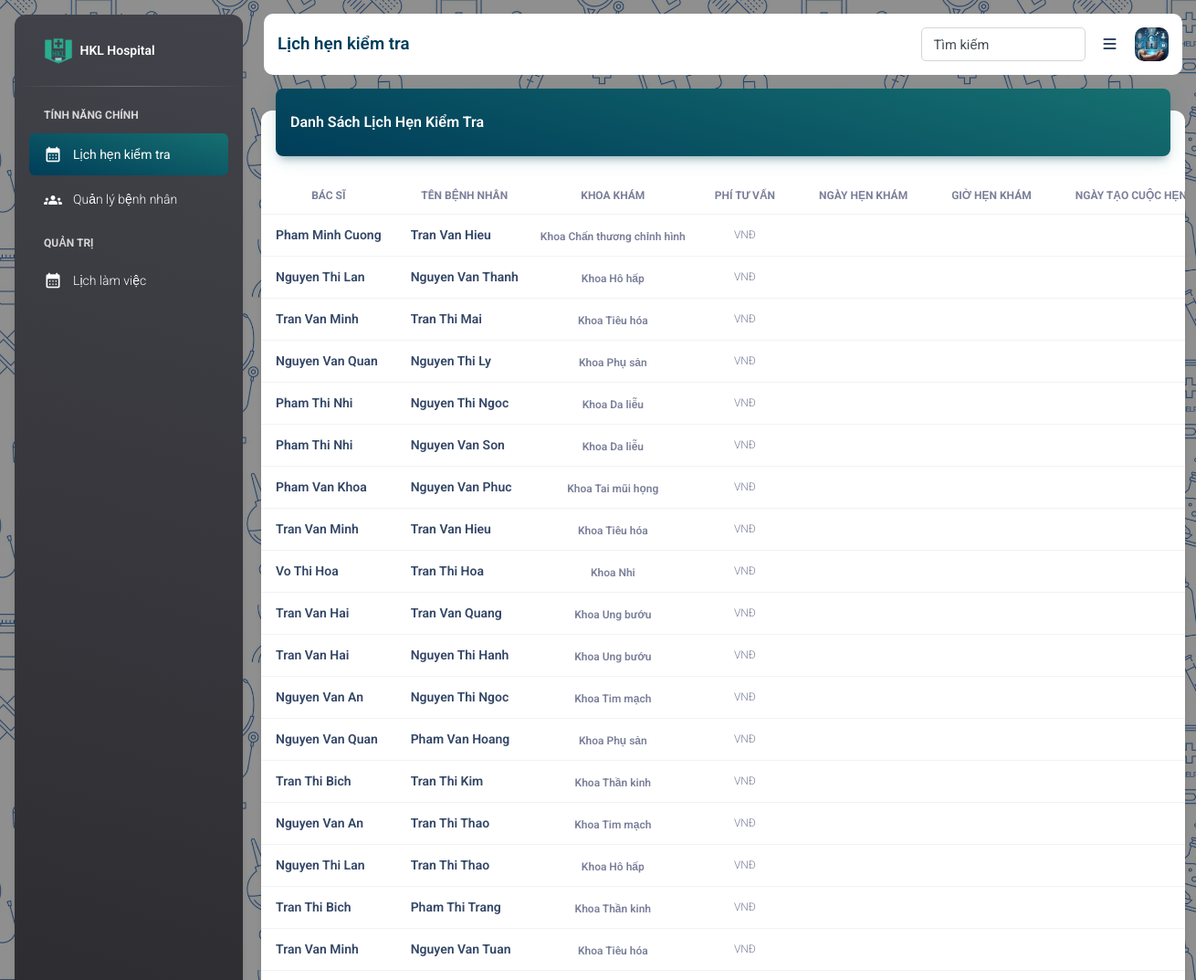
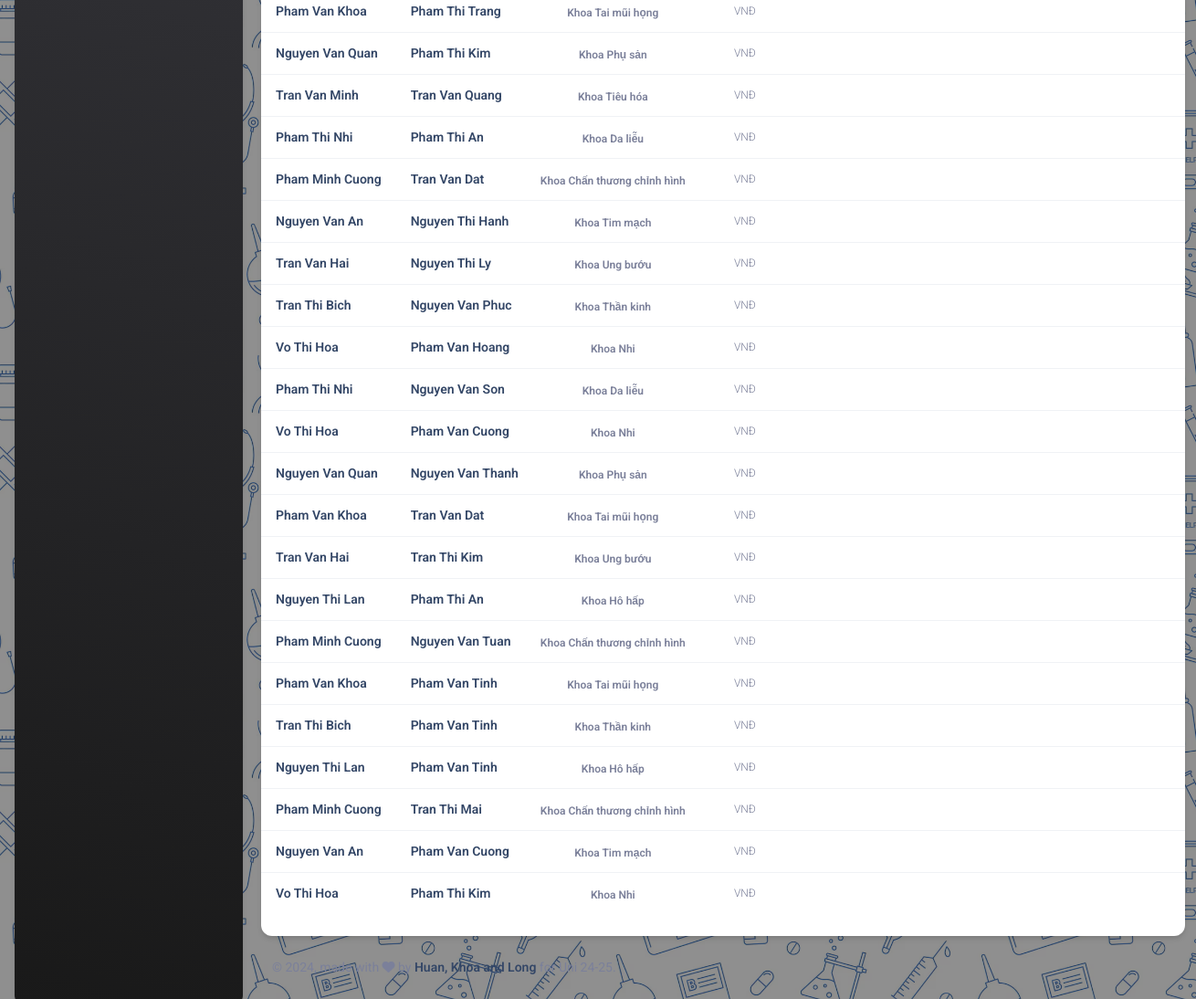
Screenshot of /role-doctor/schedule.php (signed in) with the database file from the repository (2 pictures, top to bottom).
### tables this page shows
CREATE TABLE `fact_appointment` (
  `appointment_id` int(11) NOT NULL,
  `doctor_id` int(11) DEFAULT NULL,
  `patient_id` int(11) DEFAULT NULL,
  `specialty_id` int(11) DEFAULT NULL,
  `cons_fee` int(11) DEFAULT NULL,
  `booking_date` varchar(255) DEFAULT NULL,
  `booking_time` varchar(255) DEFAULT NULL,
  `created_at` timestamp NULL DEFAULT current_timestamp(),
  `updated_at` timestamp NULL DEFAULT NULL ON UPDATE current_timestamp(),
  `city` varchar(255) DEFAULT NULL,
  `address` varchar(255) DEFAULT NULL,
  `doctor_status` int(11) DEFAULT NULL,
  `patient_status` int(11) DEFAULT NULL
);

CREATE TABLE `dim_user` (
  `user_id` int(11) NOT NULL,
  `user_name` varchar(255) DEFAULT NULL,
  `password` varchar(255) DEFAULT NULL,
  `email_address` varchar(255) DEFAULT NULL,
  `contact_no` bigint(11) DEFAULT NULL,
  `full_name` varchar(255) DEFAULT NULL,
  `created_at` timestamp NULL DEFAULT current_timestamp(),
  `updated_at` timestamp NULL DEFAULT NULL ON UPDATE current_timestamp(),
  `gender` varchar(25) DEFAULT NULL,
  `city` varchar(255) DEFAULT NULL,
  `address` varchar(255) DEFAULT NULL,
  `role` varchar(50) DEFAULT NULL,
  `specialty_id` int(11) DEFAULT NULL,
  `pricing` varchar(255) DEFAULT NULL,
  `oauth_google` varchar(255) DEFAULT NULL,
  `oauth_facebook` varchar(255) DEFAULT NULL
);

CREATE TABLE `dim_specialties` (
  `specialty_id` int(11) NOT NULL,
  `specialty_name` varchar(255) DEFAULT NULL,
  `description` varchar(255) DEFAULT NULL,
  `note` varchar(255) DEFAULT NULL,
  `created_at` timestamp NULL DEFAULT current_timestamp(),
  `updated_at` timestamp NULL DEFAULT NULL ON UPDATE current_timestamp()
);

### role-doctor/sess-check.php (called while the page is built, shortened)
<?php
   include SITE_ROOT . ('/HMS-Nhom11/assets/include/config.php');
   $user_id = $_SESSION['auth_user_id'];
   $user_check = "SELECT * FROM `dim_user` WHERE user_id = $user_id";
   $user_auth = mysqli_query($conn, $user_check);
   $user_auth_data = mysqli_fetch_assoc($user_auth);
   $auth_user_id = $user_auth_data['user_id'];
?>

### role-doctor/schedule.php (the view, shortened to what this page needs)
<?php
include('sess-check.php');
include SITE_ROOT . ('/HMS-Nhom11/assets/include/config.php');
include SITE_ROOT . ('/HMS-Nhom11/assets/include/header.php');
?>
<head>
</head>
<body class="g-sidenav-show"
    style="background-image: url('../assets/image/Hospital_Seamless1.png'); background-size: 400px 400px;">
    <aside
        class="sidenav navbar navbar-vertical navbar-expand-xs border-0 border-radius-xl my-3 fixed-start ms-3 bg-gradient-dark"
        id="sidenav-main">
        <div class="sidenav-header">
            <a class="navbar-brand m-0" href=" https://demos.creative-tim.com/material-dashboard/pages/dashboard "
                target="_blank">
                <img src="../assets/image/logo01-sq.png" class="navbar-brand-img h-100" alt="main_logo">
                <span class="ms-1 font-weight-bold text-white">HKL Hospital</span>
            </a>
        </div>
        <hr class="horizontal light mt-0 mb-2">
        <div class="collapse navbar-collapse  w-auto " id="sidenav-collapse-main">
            <ul class="navbar-nav">
                <li class="nav-item mt-3">
                    <h6 class="ps-4 ms-2 text-uppercase text-xs text-white font-weight-bolder opacity-8">Tính năng chính
                    </h6>
                </li>
                <li class="nav-item">
                    <a class="nav-link text-white active bg-gradient-primary" href="schedule.php">
                        <div class="text-white text-center me-2 d-flex align-items-center justify-content-center">
                            <i class="material-icons opacity-10">calendar_month</i>
                        </div>
                        <span class="nav-link-text ms-1">Lịch hẹn kiểm tra</span>
                    </a>
                </li>
                <li class="nav-item">
                    <a class="nav-link text-white" href="patient.php">
                        <div class="text-white text-center me-2 d-flex align-items-center justify-content-center">
                            <i class="material-icons opacity-10">groups</i>
                        </div>
                        <span class="nav-link-text ms-1">Quản lý bệnh nhân</span>
                    </a>
                </li>
                <li class="nav-item mt-3">
                    <h6 class="ps-4 ms-2 text-uppercase text-xs text-white font-weight-bolder opacity-8">Quản trị
                    </h6>
                </li>
                <li class="nav-item">
                    <a class="nav-link text-white" href="work_hour.php">
                        <div class="text-white text-center me-2 d-flex align-items-center justify-content-center">
                            <i class="material-icons opacity-10">calendar_month</i>
                        </div>
                        <span class="nav-link-text ms-1">Lịch làm việc</span>
                    </a>
                </li>
            </ul>
        </div>
    </aside>
    <main class="main-content border-radius-lg ">
        <div class="custom-navbar">
          <div class="nav-left">
            Lịch hẹn kiểm tra
          </div>
          <div class="nav-right">
            <div class="nav-item">
              <div class="custom-input" style="width: 180px">
                <input type="text" placeholder="Nhập từ khoá">
                <label>Tìm kiếm</label>
              </div>
            </div>
            <div class="nav-item">
              <a href="javascript:;" id="iconNavbarSidenav">
                <i class="fa-solid fa-bars"></i>
              </a>
            </div>
            <div class="nav-item">
              <div class="dropdown custom-dropdown">
                <button class="button-avatar dropdown-toggle" data-bs-toggle="dropdown">
                  <img src="../assets/image/user login image.png" alt="profile_image">
                </button>
              </div>
            </div>
          </div>
        </div>
        <div class="container-fluid py-4">
            <div class="row">
                <div class="col-12">
                    <div class="card">
                        <div class="card-header p-0 position-relative mt-n4 mx-3 z-index-2">
                            <div class="bg-gradient-primary shadow-primary border-radius-lg pt-4 pb-3">
                                <h6 class="text-white text-capitalize ps-3">Danh sách lịch hẹn kiểm tra</h6>
                            </div>
                        </div>
                        <div class="card-body px-0 pb-2">
                            <div class="custom-table">
                                <table class="table">
                                    <thead>
                                        <tr>
                                            <th
                                                class="text-center text-uppercase text-secondary text-xs font-weight-bolder opacity-7">
                                                Bác sĩ</th>
                                            <th
                                                class="text-center text-uppercase text-secondary text-xs font-weight-bolder opacity-7">
                                                Tên bệnh nhân</th>
                                            <th
                                                class="text-center text-uppercase text-secondary text-xs font-weight-bolder opacity-7">
                                                Khoa khám</th>
                                            <th
                                                class="text-center text-uppercase text-secondary text-xs font-weight-bolder opacity-7">
                                                Phí tư vấn</th>
                                            <th
                                                class="text-center text-uppercase text-secondary text-xs font-weight-bolder opacity-7">
                                                Ngày hẹn khám</th>
                                            <th
                                                class="text-center text-uppercase text-secondary text-xs font-weight-bolder opacity-7">
                                                Giờ hẹn khám</th>
                                            <th
                                                class="text-center text-uppercase text-secondary text-xs font-weight-bolder opacity-7">
                                                Ngày tạo cuộc hẹn</th>
                                        </tr>
                                    </thead>
                                    <tbody>
                                        <?php
                                        $sql = "SELECT ptn.user_id AS patient_id,
                                            app.appointment_id AS appt_id,
                                            ptn.full_name AS patient_name,
                                            dct.full_name AS doctor_name,
                                            spc.specialty_name,
                                            app.booking_date,
                                            app.booking_time,
                                            app.cons_fee,
                                            app.created_at
                                        FROM fact_appointment app
                                        LEFT JOIN dim_user ptn ON app.patient_id = ptn.user_id
                                        LEFT JOIN dim_user dct ON app.doctor_id = dct.user_id
                                        LEFT JOIN dim_specialties spc ON app.specialty_id = spc.specialty_id
                                        -- WHERE ptn.user_id = $auth_user_id
                                        ORDER BY app.booking_date DESC, app.booking_time DESC; ";
                                        $result = $conn->query($sql);
                                        if ($result->num_rows > 0) {
                                            while ($row = $result->fetch_assoc()) {
                                                $ptn = $row["patient_name"];
                                                $dtn = $row["doctor_name"];
                                                $spn = $row["specialty_name"];
                                                ?>
                                                <tr>
                                                    <td class="align-middle text-center">
                                                        <div class="d-flex px-2 py-1">
                                                            <div class="d-flex flex-column justify-content-center">
                                                                <h6 class="mb-0 text-sm"><?php echo $dtn; ?></h6>
                                                            </div>
                                                        </div>
                                                    </td>
                                                    <td class="align-middle text-center">
                                                        <div class="d-flex px-2 py-1">
                                                            <div class="d-flex flex-column justify-content-center">
                                                                <h6 class="mb-0 text-sm"><?php echo $ptn; ?></h6>
                                                            </div>
                                                        </div>
                                                    </td>
                                                    <td class="align-middle text-center">
                                                        <span class="text-xs font-weight-bold mb-0"><?php echo $spn; ?></span>
                                                    </td>
                                                    <td class="align-middle text-center">
                                                        <p class="text-xs text-secondary mb-0">VNĐ</p>
                                                    </td>
                                                    <td class="align-middle text-center">
                                                    </td>
                                                    <td class="align-middle text-center">
                                                    </td>
                                                    <td class="align-middle text-center">
                                                    </td>
                                                </tr>
                                                <?php
                                            }
                                        }
                                        ?>
                                    </tbody>
                                </table>
                            </div>
                        </div>
                    </div>
                </div>
            </div>
            <footer class="footer py-4  ">
                <div class="container-fluid">
                    <div class="row align-items-center justify-content-lg-between">
                        <div class="col-lg-6 mb-lg-0 mb-4">
                            <div class="copyright text-center text-sm text-muted text-lg-start">
                                made with <i class="fa fa-heart"></i> by
                                <a href="https://www.creative-tim.com" class="font-weight-bold" target="_blank">Huan,
                                    Khoa and Long</a>
                            </div>
                        </div>
                    </div>
                </div>
            </footer>
        </div>
    </main>
    <?php
    include SITE_ROOT . ('/HMS-Nhom11/assets/include/footer.php');
    ?>

### assets/css/style.css (style rules this page uses)
.custom-input { font-family: "Roboto", Helvetica, Arial, sans-serif !important; margin: 10px 0; position: relative; }
.custom-input label { color: #414a4f; position: absolute; transition: all 200ms ease-in-out; top: 8px; left: 10px; font-size: 11pt; background-color: #fff; pointer-events: none; }
.custom-input input, .custom-input select { transition: all 200ms ease-in-out; border: 1px solid #d2d6da; border-radius: 5px; padding: 7px 13px 5px; font-size: 11pt; width: 100%; box-sizing: border-box; }
.custom-input input::placeholder, .custom-input select::placeholder { color: #b0b0b0; opacity: 0; }
.custom-input input:not(:placeholder-shown), .custom-input select:not(:placeholder-shown) { border-color: #167070; }
.custom-input input:not(:placeholder-shown) + label, .custom-input select:not(:placeholder-shown) + label { top: -10px; left: 5px; font-size: 10pt; padding: 0 5px; color: #167070; }
.custom-dropdown .button-avatar { padding: 0; background-color: transparent; border: none; }
.custom-dropdown .button-avatar::after { display: none; }
.custom-dropdown .button-avatar img { border-radius: 10px; width: 37.46px; }
.custom-navbar { background-color: #fff; border-radius: 10px; padding: 15px; display: flex; align-items: center; margin: 15px; }
.custom-navbar .nav-left { flex: 1; font-size: 14pt; color: #003D59; font-weight: 600; }
.custom-navbar .nav-right { display: flex; align-items: center; gap: 20px; }
.custom-navbar .nav-right .custom-input { margin: 0; }
.custom-table { max-height: 69vh; max-height: calc(100dvh - 250px); overflow-y: auto; }
.custom-table table thead th { position: sticky; top: 0px; z-index: 1; background-color: #fff; opacity: 1 !important; }

### rows the page displays
fact_appointment: dim_user.full_name "Pham Minh Cuong", dim_user.full_name "Tran Van Hieu", specialty.specialty_name "Khoa Chấn thương chỉnh hình"
fact_appointment: dim_user.full_name "Nguyen Thi Lan", dim_user.full_name "Nguyen Van Thanh", specialty.specialty_name "Khoa Hô hấp"
fact_appointment: dim_user.full_name "Tran Van Minh", dim_user.full_name "Tran Thi Mai", specialty.specialty_name "Khoa Tiêu hóa"
fact_appointment: dim_user.full_name "Nguyen Van Quan", dim_user.full_name "Nguyen Thi Ly", specialty.specialty_name "Khoa Phụ sản"
fact_appointment: dim_user.full_name "Pham Thi Nhi", dim_user.full_name "Nguyen Thi Ngoc", specialty.specialty_name "Khoa Da liễu"
fact_appointment: dim_user.full_name "Pham Thi Nhi", dim_user.full_name "Nguyen Van Son", specialty.specialty_name "Khoa Da liễu"
fact_appointment: dim_user.full_name "Pham Van Khoa", dim_user.full_name "Nguyen Van Phuc", specialty.specialty_name "Khoa Tai mũi họng"
fact_appointment: dim_user.full_name "Tran Van Minh", dim_user.full_name "Tran Van Hieu", specialty.specialty_name "Khoa Tiêu hóa"
fact_appointment: dim_user.full_name "Vo Thi Hoa", dim_user.full_name "Tran Thi Hoa", specialty.specialty_name "Khoa Nhi"
fact_appointment: dim_user.full_name "Tran Van Hai", dim_user.full_name "Tran Van Quang", specialty.specialty_name "Khoa Ung bướu"
fact_appointment: dim_user.full_name "Tran Van Hai", dim_user.full_name "Nguyen Thi Hanh", specialty.specialty_name "Khoa Ung bướu"
fact_appointment: dim_user.full_name "Nguyen Van An", dim_user.full_name "Nguyen Thi Ngoc", specialty.specialty_name "Khoa Tim mạch"
fact_appointment: dim_user.full_name "Nguyen Van Quan", dim_user.full_name "Pham Van Hoang", specialty.specialty_name "Khoa Phụ sản"
fact_appointment: dim_user.full_name "Tran Thi Bich", dim_user.full_name "Tran Thi Kim", specialty.specialty_name "Khoa Thần kinh"
fact_appointment: dim_user.full_name "Nguyen Van An", dim_user.full_name "Tran Thi Thao", specialty.specialty_name "Khoa Tim mạch"
fact_appointment: dim_user.full_name "Nguyen Thi Lan", dim_user.full_name "Tran Thi Thao", specialty.specialty_name "Khoa Hô hấp"
fact_appointment: dim_user.full_name "Tran Thi Bich", dim_user.full_name "Pham Thi Trang", specialty.specialty_name "Khoa Thần kinh"
fact_appointment: dim_user.full_name "Tran Van Minh", dim_user.full_name "Nguyen Van Tuan", specialty.specialty_name "Khoa Tiêu hóa"
fact_appointment: dim_user.full_name "Pham Van Khoa", dim_user.full_name "Pham Thi Trang", specialty.specialty_name "Khoa Tai mũi họng"
fact_appointment: dim_user.full_name "Nguyen Van Quan", dim_user.full_name "Pham Thi Kim", specialty.specialty_name "Khoa Phụ sản"
fact_appointment: dim_user.full_name "Tran Van Minh", dim_user.full_name "Tran Van Quang", specialty.specialty_name "Khoa Tiêu hóa"
fact_appointment: dim_user.full_name "Pham Thi Nhi", dim_user.full_name "Pham Thi An", specialty.specialty_name "Khoa Da liễu"
fact_appointment: dim_user.full_name "Pham Minh Cuong", dim_user.full_name "Tran Van Dat", specialty.specialty_name "Khoa Chấn thương chỉnh hình"
